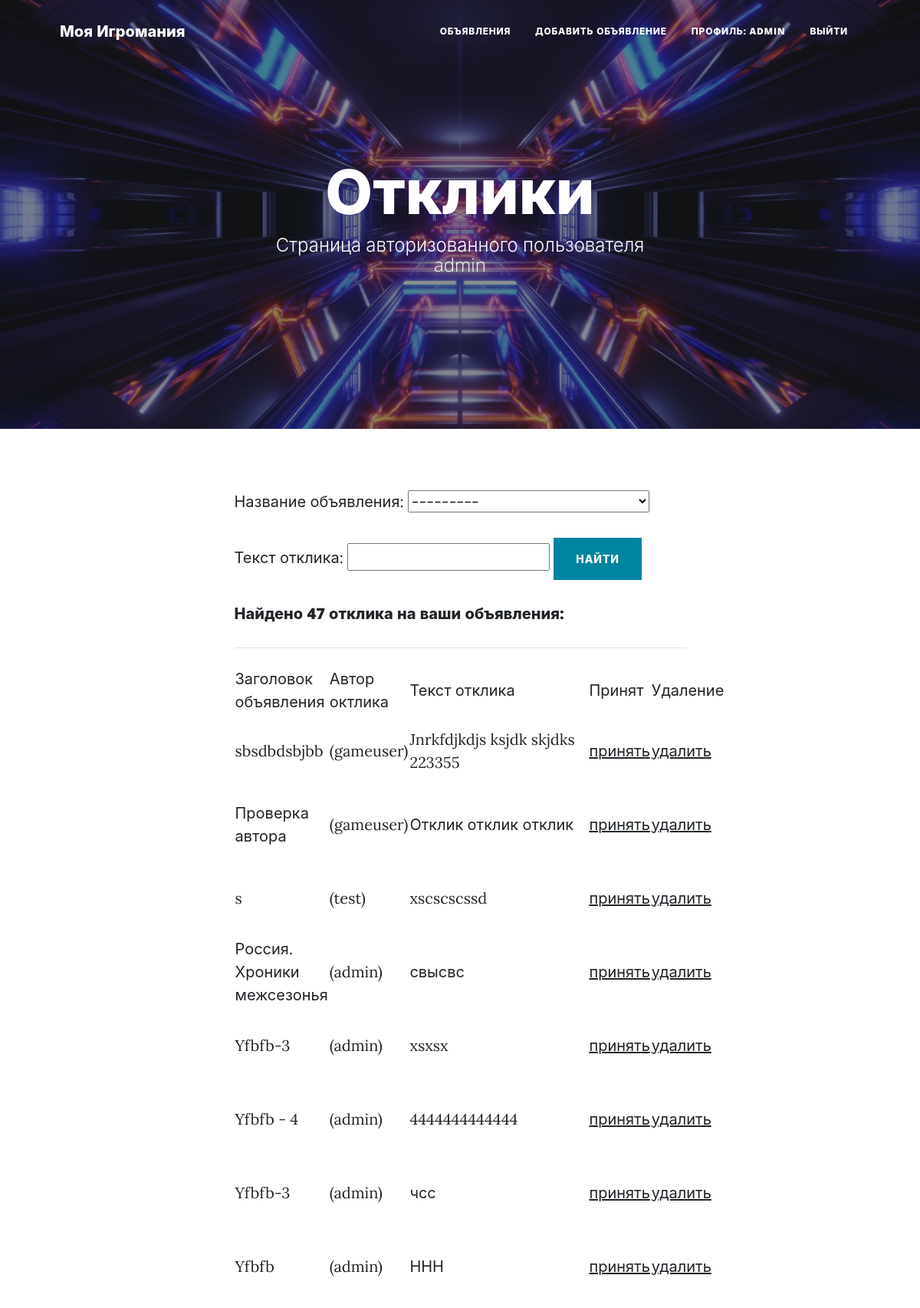
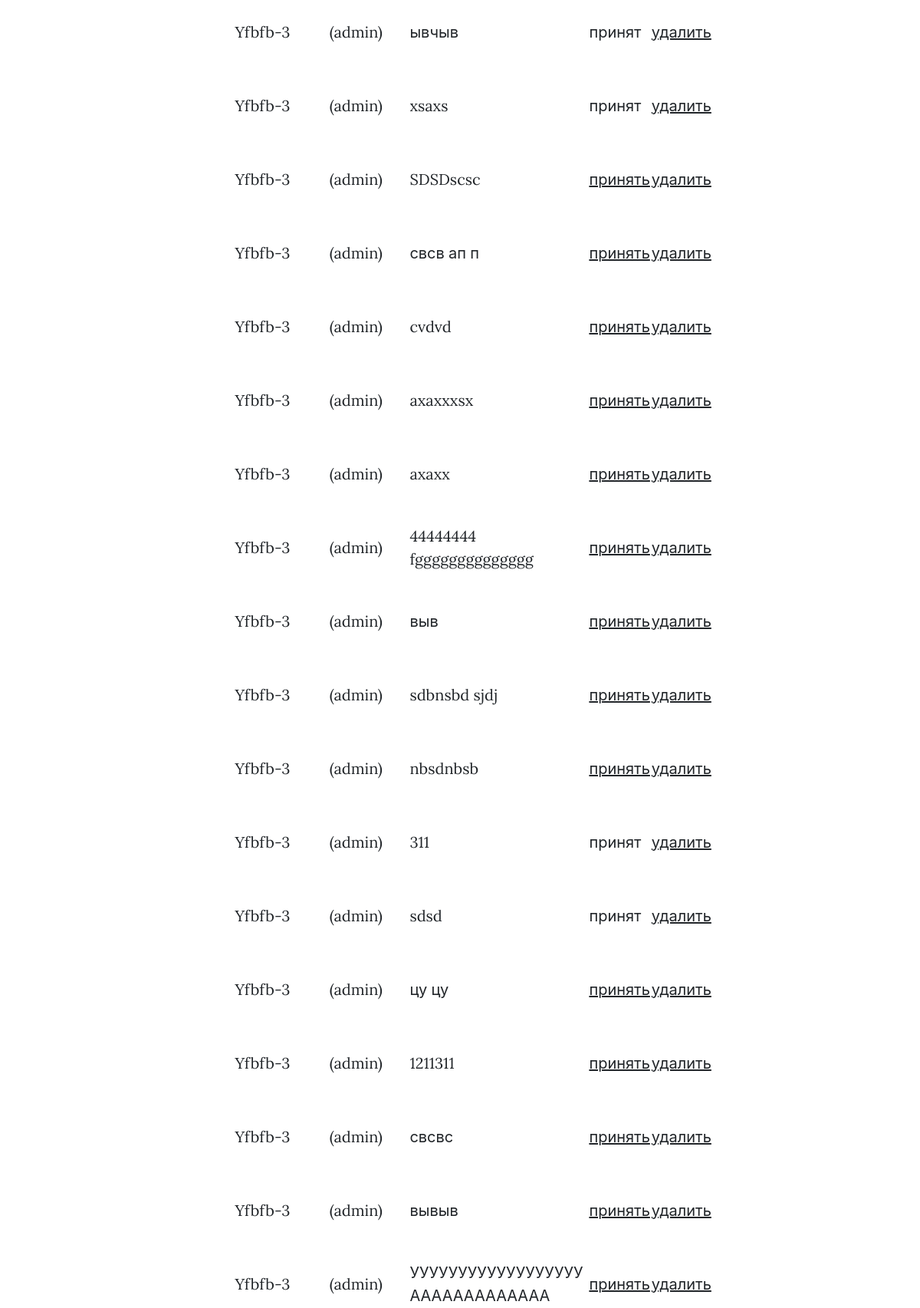
The app's page /advertisements/profile (signed in, upper part) with its own data (2 pictures, top to bottom).
### advertisements/models.py (models this page shows, shortened)
class Respond(models.Model):
    text = models.TextField()
    advert = models.ForeignKey(Advert, on_delete=models.CASCADE)
    accept = models.BooleanField(default = False)
    dateTimeCreate=models.DateTimeField(auto_now_add=True)
    author = models.ForeignKey(User, on_delete=models.CASCADE)

class Advert(models.Model):
    author = models.ForeignKey(User, on_delete=models.CASCADE)
    dateTimeCreate=models.DateTimeField(auto_now_add=True)
    title = models.CharField(max_length=250)
    text = models.TextField()
    tanks='TN'
    hills='HL'
    dd='DD'
    trader='TR'
    gildmaster='GM'
    questgiver='QG'
    farrier='FR'
    skinner='SK'
    potion='PT'
    spell_masters='SM'
    CATEGORY=[
        (tanks, 'Танки'),
        (hills,'Хилы'),
        (dd,'ДД'),
        (trader,'Торговцы'),
        (gildmaster,'Гилдмастеры'),
        (questgiver,'Квестгиверы'),
        (farrier,'Кузнецы'),
        (skinner,'Кожевники'),
        (potion,'Зельевары'),
        (spell_masters,'Мастера заклинаний'),
    ]
    category=models.CharField(max_length=2, choices=CATEGORY, default=trader)
    def __str__(self):
        return f'{self.title}'

### advertisements/views.py (the view)
# urls.py: path('profile', ProfileView.as_view()),
class ProfileView(ListView):
    model = Respond  # указываем модель, объекты которой мы будем выводить
    template_name = 'profile.html'  # указываем имя шаблона, в котором будет лежать HTML, в нём будут все инструкции о том, как именно пользователю должны вывестись наши объекты
    context_object_name = 'responds'  # это имя списка, в котором будут лежать все объекты, его надо указать, чтобы обратиться к самому списку объектов через HTML-шаблон
    ordering = ['-id'] # это если с формой поиска
    def get_context_data(self, **kwargs): # забираем отфильтрованные объекты переопределяя метод get_context_data у наследуемого класса
        context = super().get_context_data(**kwargs)
        user = self.request.user
        my_responds = Respond.objects.filter(advert__author=user).order_by('-id')
        context['filter'] = RespondFilter(self.request.GET, queryset=my_responds, request=self.request)
        return context

### templates/profile.html (shortened to what this page needs)
{% extends 'default.html' %}
{% block page_heading %}
Отклики
{% endblock page_heading %}
{% block page_subheading %}
Страница авторизованного пользователя
<div>{{request.user.username}}</div>
{% endblock page_subheading %}
{% block page_level %}
page-heading
{% endblock page_level %}
{% block content %}
<form method="GET">
    <p class="post-meta">
        Название объявления: {{ filter.form.advert }}
    </p>
    <p class="post-meta">
        Текст отклика: {{ filter.form.text__icontains }}
        <input class="btn btn-primary text-uppercase" type="submit" value="Найти">
    </p>
</form>
{% if filter.qs %}
    <p class="post-meta">
        <h5>Найдено {{ filter.qs.count }} отклика на ваши объявления:</h5>
    </p>
    <hr class="my-4" />
    <table>
        <tr>
            <td>
                Заголовок объявления
            </td>
            <td>
                Автор октлика
            </td>
            <td>
                Текст отклика
            </td>
            <td>
                Принят
            </td>
            <td>
                Удаление
            </td>
        </tr>
    {% for respond in filter.qs %}
        <tr>
            <td>
                {{respond.advert.title}}
            </td>
            <td>
                ({{respond.author}})
            </td>
            <td>
                {{respond.text}}
            </td>
            <td>
                <p class="post-meta">
                    {% if not respond.accept %} <a href="/advertisements/accept_respond/{{ respond.id }}/advert/{{ respond.advert.id }}/"> принять </a> {% else %} принят {% endif %}
                </p>
            </td>
            <td>
                <p class="post-meta">
                    <a href="/advertisements/{{ respond.advert.id }}/delete_respond/{{ respond.id }}"> удалить </a>
                </p>
            </td>
        </tr>
    {% endfor %}
    </table>
{% else %}
<h5>Ничего не найдено. Имзените параметры отбора.</h5>
{% endif %}
<br>
{% endblock content %}

### templates/default.html (shortened to what this page needs)
{% load static %}
<!DOCTYPE html>
<html lang="ru">
    <head>
        <link href="{% static 'css/styles.css' %}" rel="stylesheet">
    </head>
    <body>
        <nav class="navbar navbar-expand-lg navbar-light" id="mainNav">
            <div class="container px-4 px-lg-5">
                <a class="navbar-brand" href="/advertisements">Моя Игромания</a>
                <div class="collapse navbar-collapse" id="navbarResponsive">
                    <ul class="navbar-nav ms-auto py-4 py-lg-0">
                        <li class="nav-item"><a class="nav-link px-lg-3 py-3 py-lg-4" href="/advertisements">Объявления</a></li>
                    {% if user.is_authenticated %}
                        <li class="nav-item"><a class="nav-link px-lg-3 py-3 py-lg-4" href="/advertisements/add">Добавить объявление</a></li>
                        <li class="nav-item"><a class="nav-link px-lg-3 py-3 py-lg-4" href="/advertisements/profile">Профиль: {{ user.get_username }}</a></li>
                        <li class="nav-item"><a class="nav-link px-lg-3 py-3 py-lg-4" href="/accounts/logout">Выйти</a></li>
                    {% else %}
                        <li class="nav-item"><a class="nav-link px-lg-3 py-3 py-lg-4" href="/accounts/login">Войти</a></li>
                    {% endif %}
                    </ul>
                </div>
            </div>
        </nav>
        <header class="masthead" style="background-image: url({% static 'assets/img/home-bg.jpg' %});">
            <div class="container position-relative px-4 px-lg-5">
                <div class="row gx-4 gx-lg-5 justify-content-center">
                    <div class="col-md-10 col-lg-8 col-xl-7">
                        <div class="{% block page_level %} {% endblock page_level %}">
                            <h1>{% block page_heading %} {% endblock page_heading %}</h1>
                            <span class="subheading">{% block page_subheading %} {% endblock page_subheading %}</span>
                        </div>
                    </div>
                </div>
            </div>
        </header>
        <div class="container px-4 px-lg-5">
            <div class="row gx-4 gx-lg-5 justify-content-center">
                <div class="col-md-10 col-lg-8 col-xl-7">
                    {% block content %}{% endblock content %}
                </div>
            </div>
        </div>
    </body>
</html>

### records on screen
Respond: advert "sbsdbdsbjbb", author "gameuser", text "Jnrkfdjkdjs ksjdk skjdks 223355"
Respond: advert "Проверка автора", author "gameuser", text "Отклик отклик отклик"
Respond: advert "s", author "test", text "xscscscssd"
Respond: advert "Россия. Хроники межсезонья", author "admin", text "свысвс"
Respond: advert "Yfbfb-3", author "admin", text "xsxsx"
Respond: advert "Yfbfb - 4", author "admin", text "4444444444444"
Respond: advert "Yfbfb-3", author "admin", text "чсс"
Respond: advert "Yfbfb", author "admin", text "ННН"
Respond: advert "Yfbfb-3", author "admin", text "ывчыв", accept "принят"
Respond: advert "Yfbfb-3", author "admin", text "xsaxs", accept "принят"
Respond: advert "Yfbfb-3", author "admin", text "SDSDscsc"
Respond: advert "Yfbfb-3", author "admin", text "свсв ап п"
Respond: advert "Yfbfb-3", author "admin", text "cvdvd"
Respond: advert "Yfbfb-3", author "admin", text "axaxxxsx"
Respond: advert "Yfbfb-3", author "admin", text "axaxx"
Respond: advert "Yfbfb-3", author "admin", text "44444444 fgggggggggggggg"
Respond: advert "Yfbfb-3", author "admin", text "выв"
Respond: advert "Yfbfb-3", author "admin", text "sdbnsbd sjdj"
Respond: advert "Yfbfb-3", author "admin", text "nbsdnbsb"
Respond: advert "Yfbfb-3", author "admin", text "311", accept "принят"
Respond: advert "Yfbfb-3", author "admin", text "sdsd", accept "принят"
Respond: advert "Yfbfb-3", author "admin", text "цу цу"
Respond: advert "Yfbfb-3", author "admin", text "1211311"
Respond: advert "Yfbfb-3", author "admin", text "свсвс"
Respond: advert "Yfbfb-3", author "admin", text "вывыв"
Respond: advert "Yfbfb-3", author "admin", text "УУУУУУУУУУУУУУУУУУ ААААААААААААА"

### other values on screen
{{ user.get_username }} "ADMIN"
{{ request.user.username }} "admin"
{{ filter.qs.count }} "47"
